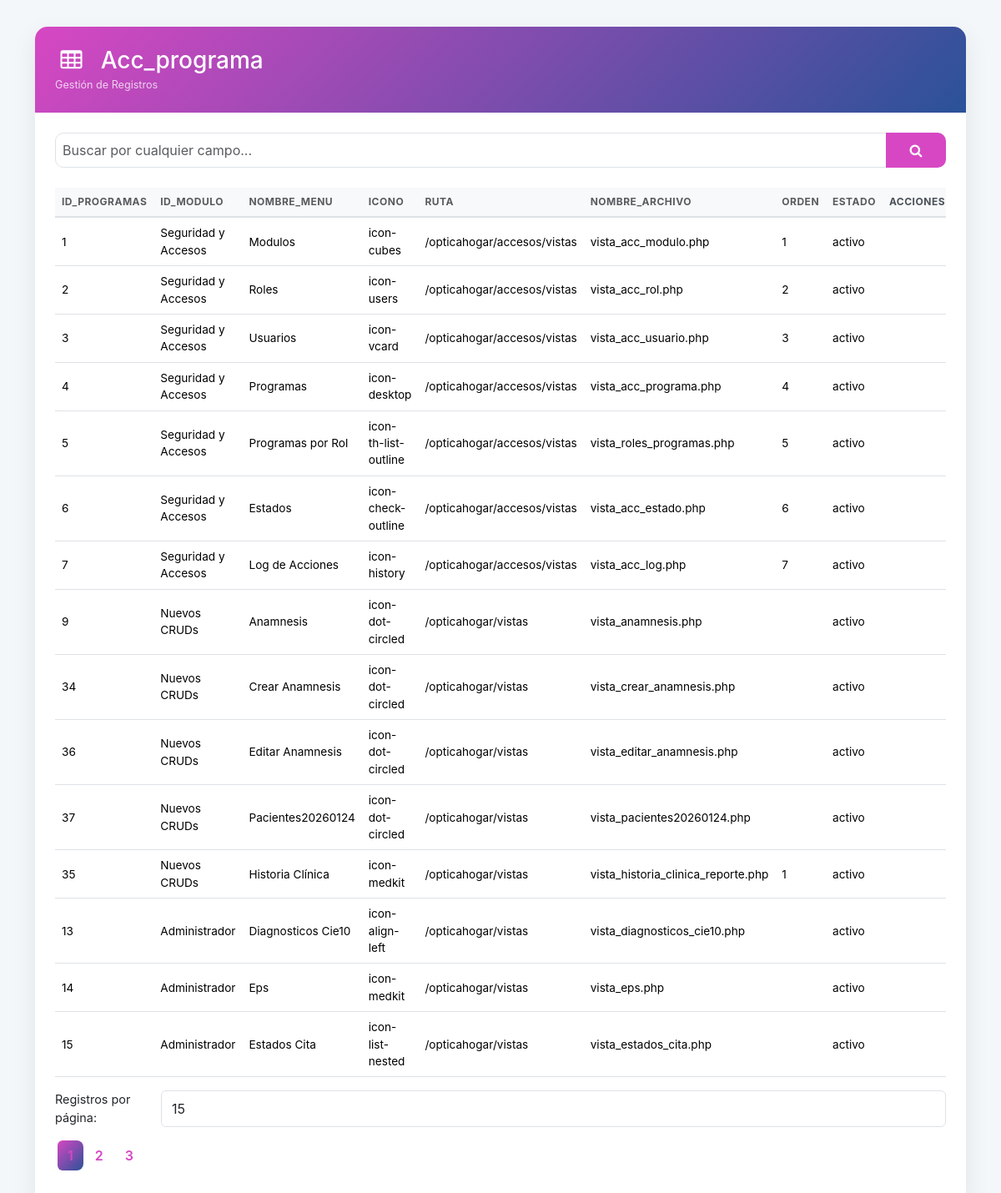
Page /controladores/controlador_acc_programa.php (signed in) on the earlier database version.
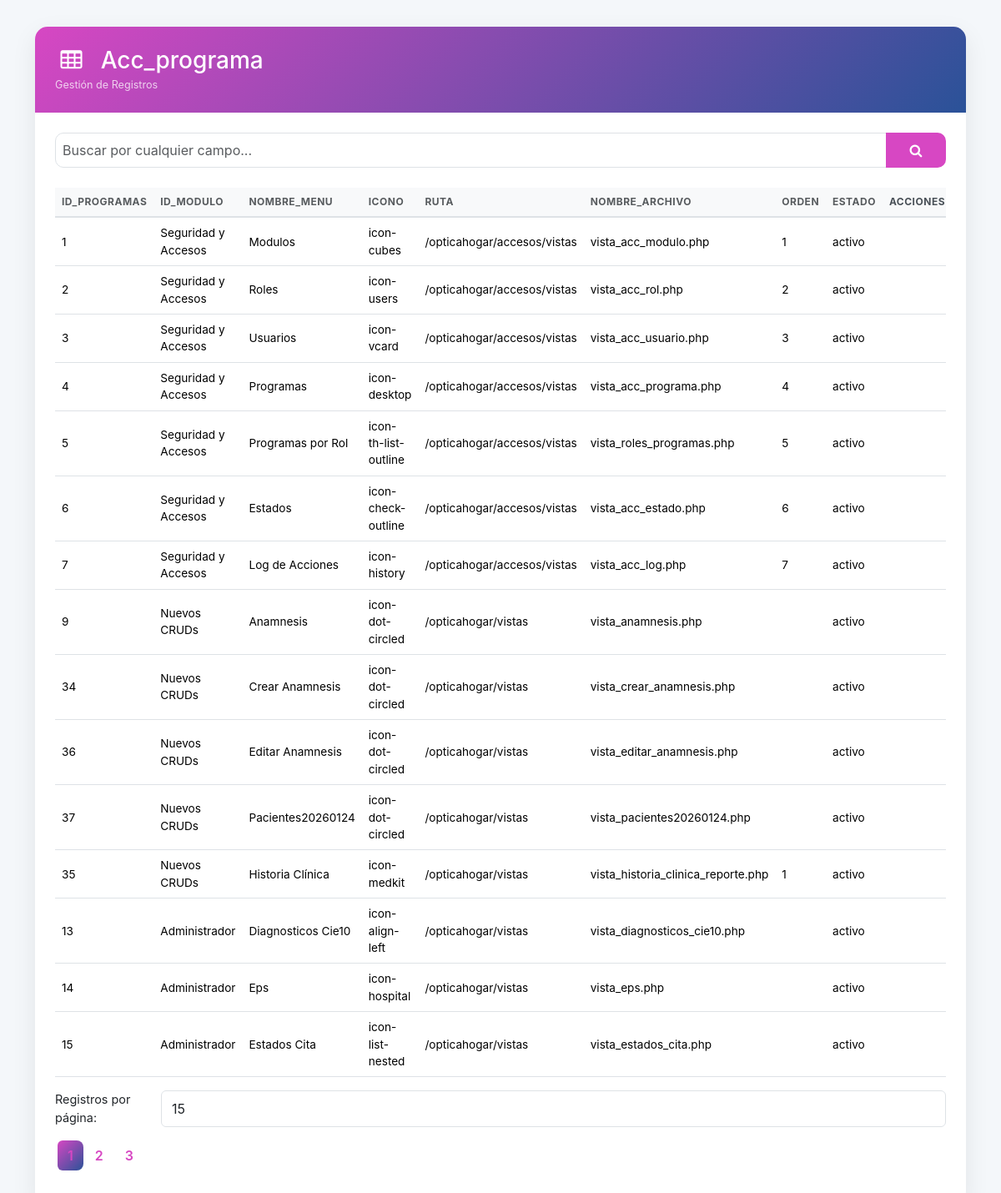
Same page on the later database version.
### tables this page shows
CREATE TABLE `acc_programa` (
  `id_programas` int NOT NULL AUTO_INCREMENT,
  `id_modulo` int DEFAULT NULL,
  `nombre_menu` varchar(128) DEFAULT NULL,
  `icono` varchar(125) DEFAULT NULL,
  `ruta` varchar(250) DEFAULT NULL,
  `nombre_archivo` varchar(150) DEFAULT NULL,
  `orden` int DEFAULT NULL,
  `estado` enum('activo','inactivo') DEFAULT 'activo',
  `usuario_id_inserto` int DEFAULT NULL,
  `fecha_insercion` timestamp NULL DEFAULT CURRENT_TIMESTAMP,
  `usuario_id_actualizo` int DEFAULT NULL,
  `fecha_actualizacion` timestamp NULL DEFAULT NULL ON UPDATE CURRENT_TIMESTAMP,
  PRIMARY KEY (`id_programas`),
  KEY `programas_id_modulo_fk` (`id_modulo`),
  CONSTRAINT `programas_id_modulo_fk` FOREIGN KEY (`id_modulo`) REFERENCES `acc_modulo` (`id_modulo`)
);

CREATE TABLE `acc_modulo` (
  `id_modulo` int NOT NULL AUTO_INCREMENT,
  `nombre_modulo` varchar(125) DEFAULT NULL,
  `icono` varchar(125) DEFAULT NULL,
  `orden` int DEFAULT NULL,
  `estado` enum('activo','inactivo') DEFAULT 'activo',
  `usuario_id_inserto` int DEFAULT NULL,
  `fecha_insercion` timestamp NULL DEFAULT CURRENT_TIMESTAMP,
  `usuario_id_actualizo` int DEFAULT NULL,
  `fecha_actualizacion` timestamp NULL DEFAULT NULL ON UPDATE CURRENT_TIMESTAMP,
  PRIMARY KEY (`id_modulo`)
);

### modelos/modelo_acc_programa.php (called while the page is built, shortened)
<?php
require_once '../conexion.php';
class ModeloAcc_programa {
    private $conexion;
    public function __construct() {
        global $conexion;
        $this->conexion = $conexion;
    }
    public function obtenerTodos($registrosPorPagina, $offset, $orderBy = null, $orderDir = 'DESC') {
        $orderSQL = "";
        if (empty($orderSQL)) {
            $orderSQL = " ORDER BY `acc_programa`.`estado` ASC, `acc_programa`.`id_modulo` ASC, `acc_programa`.`orden` ASC ";
        }
        $query = "SELECT `acc_programa`.* , `acc_modulo`.`nombre_modulo` as `id_modulo_display`  FROM acc_programa";
        $query .= " LEFT JOIN `acc_modulo` ON `acc_programa`.`id_modulo` = `acc_modulo`.`id_modulo` ";
        $query .= $orderSQL;
        $query .= " LIMIT ? OFFSET ?";
        $stmt = $this->conexion->prepare($query);
        $stmt->bind_param('ii', $registrosPorPagina, $offset);
        $stmt->execute();
        $resultado = $stmt->get_result();
        return $resultado ? $resultado->fetch_all(MYSQLI_ASSOC) : false;
    }
}
?>

### vistas/vista_acc_programa.php (the view, shortened to what the changed rows need)
<?php
$registrosPorPagina = isset($_GET['registrosPorPagina']) ? (int)$_GET['registrosPorPagina'] : 15;
?>
<!DOCTYPE html>
<html lang="es">
<head>
    <?php include('../headIconos.php'); ?>
    <link rel="stylesheet" href="../css/estilos.css">
</head>
<body>
    <div class="container pb-5">
        <div class="main-card">
            <div class="card-body p-4">
                <div class="table-responsive">
                    <table class="table table-hover align-middle">
                        <thead>
                            <tr>
<?php
$sort = $_GET['sort'] ?? null;
$dir = $_GET['dir'] ?? 'DESC';
$nextDir = ($dir === 'ASC') ? 'DESC' : 'ASC';
?>
                                <th>
                                    <a href="?<?php echo http_build_query(array_merge($_GET, ['sort' => "`acc_programa`.`id_programas`", 'dir' => $nextDir])); ?>" class="text-decoration-none text-muted">
                                        id_programas                                        <?php if (str_replace(['`',' '], '', $sort) === str_replace(['`',' '], '', "`acc_programa`.`id_programas`")): ?>                                            <i class="icon-<?php echo ($dir === 'ASC') ? 'up-dir' : 'down-dir'; ?> ms-1"></i>
                                        <?php endif; ?>                                    </a>
                                </th>
                                <th>
                                    <a href="?<?php echo http_build_query(array_merge($_GET, ['sort' => "`acc_modulo`.`nombre_modulo`", 'dir' => $nextDir])); ?>" class="text-decoration-none text-muted">
                                        id_modulo                                        <?php if (str_replace(['`',' '], '', $sort) === str_replace(['`',' '], '', "`acc_modulo`.`nombre_modulo`")): ?>                                            <i class="icon-<?php echo ($dir === 'ASC') ? 'up-dir' : 'down-dir'; ?> ms-1"></i>
                                        <?php endif; ?>                                    </a>
                                </th>
                                <th>
                                    <a href="?<?php echo http_build_query(array_merge($_GET, ['sort' => "`acc_programa`.`nombre_menu`", 'dir' => $nextDir])); ?>" class="text-decoration-none text-muted">
                                        nombre_menu                                        <?php if (str_replace(['`',' '], '', $sort) === str_replace(['`',' '], '', "`acc_programa`.`nombre_menu`")): ?>                                            <i class="icon-<?php echo ($dir === 'ASC') ? 'up-dir' : 'down-dir'; ?> ms-1"></i>
                                        <?php endif; ?>                                    </a>
                                </th>
                                <th>
                                    <a href="?<?php echo http_build_query(array_merge($_GET, ['sort' => "`acc_programa`.`icono`", 'dir' => $nextDir])); ?>" class="text-decoration-none text-muted">
                                        icono                                        <?php if (str_replace(['`',' '], '', $sort) === str_replace(['`',' '], '', "`acc_programa`.`icono`")): ?>                                            <i class="icon-<?php echo ($dir === 'ASC') ? 'up-dir' : 'down-dir'; ?> ms-1"></i>
                                        <?php endif; ?>                                    </a>
                                </th>
                                <th>
                                    <a href="?<?php echo http_build_query(array_merge($_GET, ['sort' => "`acc_programa`.`ruta`", 'dir' => $nextDir])); ?>" class="text-decoration-none text-muted">
                                        ruta                                        <?php if (str_replace(['`',' '], '', $sort) === str_replace(['`',' '], '', "`acc_programa`.`ruta`")): ?>                                            <i class="icon-<?php echo ($dir === 'ASC') ? 'up-dir' : 'down-dir'; ?> ms-1"></i>
                                        <?php endif; ?>                                    </a>
                                </th>
                                <th>
                                    <a href="?<?php echo http_build_query(array_merge($_GET, ['sort' => "`acc_programa`.`nombre_archivo`", 'dir' => $nextDir])); ?>" class="text-decoration-none text-muted">
                                        nombre_archivo                                        <?php if (str_replace(['`',' '], '', $sort) === str_replace(['`',' '], '', "`acc_programa`.`nombre_archivo`")): ?>                                            <i class="icon-<?php echo ($dir === 'ASC') ? 'up-dir' : 'down-dir'; ?> ms-1"></i>
                                        <?php endif; ?>                                    </a>
                                </th>
                                <th>
                                    <a href="?<?php echo http_build_query(array_merge($_GET, ['sort' => "`acc_programa`.`orden`", 'dir' => $nextDir])); ?>" class="text-decoration-none text-muted">
                                        orden                                        <?php if (str_replace(['`',' '], '', $sort) === str_replace(['`',' '], '', "`acc_programa`.`orden`")): ?>                                            <i class="icon-<?php echo ($dir === 'ASC') ? 'up-dir' : 'down-dir'; ?> ms-1"></i>
                                        <?php endif; ?>                                    </a>
                                </th>
                                <th>
                                    <a href="?<?php echo http_build_query(array_merge($_GET, ['sort' => "`acc_programa`.`estado`", 'dir' => $nextDir])); ?>" class="text-decoration-none text-muted">
                                        estado                                        <?php if (str_replace(['`',' '], '', $sort) === str_replace(['`',' '], '', "`acc_programa`.`estado`")): ?>                                            <i class="icon-<?php echo ($dir === 'ASC') ? 'up-dir' : 'down-dir'; ?> ms-1"></i>
                                        <?php endif; ?>                                    </a>
                                </th>
                                <th class="text-center">Acciones</th>
                            </tr>
                        </thead>
                        <tbody>
                            <?php
                            require_once '../modelos/modelo_acc_programa.php';
                            $modelo = new ModeloAcc_programa();
                            $termino = $_GET['busqueda'] ?? '';
                            $campoFiltro = $_GET['campo'] ?? '';
                            $registrosPorPagina = isset($_GET['registrosPorPagina']) ? (int)$_GET['registrosPorPagina'] : 15;
                            $paginaActual = isset($_GET['pagina']) ? (int)$_GET['pagina'] : 1;
                            $offset = ($paginaActual - 1) * $registrosPorPagina;
                            if (isset($_GET['action']) && $_GET['action'] === 'buscar') {
                                if (!empty($campoFiltro) && !empty($termino)) {
                                     $totalRegistros = $modelo->contarPorCampo($campoFiltro, $termino);
                                     $registros = $modelo->buscarPorCampo($campoFiltro, $termino, $registrosPorPagina, $offset, $sort, $dir);
                                } else {
                                     $totalRegistros = $modelo->contarRegistrosPorBusqueda($termino);
                                     $registros = $modelo->buscar($termino, $registrosPorPagina, $offset, $sort, $dir);
                                }
                            } else {
                                $registros = $modelo->obtenerTodos($registrosPorPagina, $offset, $sort, $dir);
                            }
                            if ($registros):
                                foreach ($registros as $registro):
                            ?>
                <tr>
                    <td><?php echo htmlspecialchars($registro['id_programas']); ?></td>
                    <td><?php echo htmlspecialchars($registro['id_modulo_display'] ?? $registro['id_modulo']); ?></td>
                    <td><?php echo htmlspecialchars($registro['nombre_menu']); ?></td>
                    <td><?php echo htmlspecialchars($registro['icono']); ?></td>
                    <td><?php echo htmlspecialchars($registro['ruta']); ?></td>
                    <td><?php echo htmlspecialchars($registro['nombre_archivo']); ?></td>
                    <td><?php echo htmlspecialchars($registro['orden']); ?></td>
                    <td><?php echo htmlspecialchars($registro['estado']); ?></td>
                    <td class="text-center">
                    </td>
                </tr>
                <?php endforeach; else: ?>
                                <tr><td colspan="9">No hay registros disponibles.</td></tr>
                <?php endif; ?>
            </tbody>
        </table>
    </div>
</body>
</html>

Differences in the rows shown:
changed acc_programa "Eps": icono "icon-medkit" → "icon-hospital"
